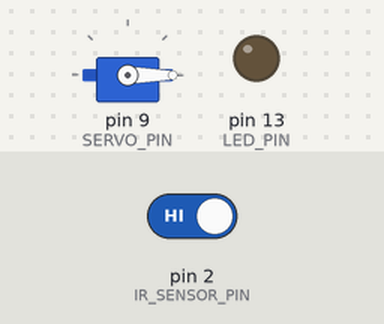
A sketch run on a simulated Arduino Uno, built with avr-gcc and run on an emulated ATmega328P. Shown: servo, output pins drawn as LEDs (lit = HIGH). The inputs (shaded band) are chosen by the test bench; at power-on: pin 2 (IR_SENSOR_PIN) HIGH. What the sketch prints to the serial monitor is not drawn.

Above: at 1.2 s.
1.3 s: pin 2 (IR_SENSOR_PIN) driven LOW
At 2.0 s:
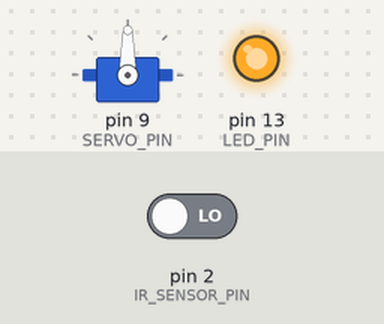
Timing chart, 0 to 8.0 s (numbered marks = the images above; inputs shaded):
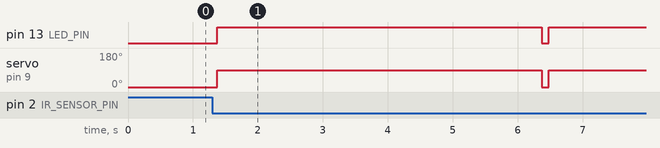

The sketch:

smart_door.ino
```cpp
/*
 * Week 11: Smart Door Automation
 *
 * System using IR proximity sensor to detect person approach,
 * trigger servo motor for door open/close, and log events via Serial.
 *
 * Components:
 *   - IR Proximity Sensor (connected to pin 2)
 *   - Servo Motor (connected to pin 9)
 *   - LED indicator (connected to pin 13)
 *
 * Wiring:
 *   IR Sensor VCC → 5V
 *   IR Sensor GND → GND
 *   IR Sensor OUT → Digital Pin 2
 *   Servo Signal  → Digital Pin 9
 *   Servo VCC     → 5V
 *   Servo GND     → GND
 *   LED Anode     → Pin 13 (via 220Ω resistor)
 *   LED Cathode   → GND
 */

#include <Servo.h>

// ── Pin Definitions ──────────────────────────────────────────
#define IR_SENSOR_PIN   2
#define SERVO_PIN       9
#define LED_PIN         13

// ── Configuration ────────────────────────────────────────────
#define DOOR_OPEN_ANGLE   90    // Servo angle for open door
#define DOOR_CLOSED_ANGLE 0     // Servo angle for closed door
#define DOOR_OPEN_TIME    5000  // Keep door open for 5 seconds (ms)
#define DEBOUNCE_DELAY    500   // Debounce delay (ms)

Servo doorServo;
bool doorOpen = false;
unsigned long lastTriggerTime = 0;
int eventCount = 0;

void setup() {
    Serial.begin(9600);
    Serial.println("=== Smart Door Automation System ===");
    Serial.println("Initializing...");

    pinMode(IR_SENSOR_PIN, INPUT);
    pinMode(LED_PIN, OUTPUT);

    doorServo.attach(SERVO_PIN);
    doorServo.write(DOOR_CLOSED_ANGLE);
    digitalWrite(LED_PIN, LOW);

    Serial.println("System ready. Monitoring for approach...");
    Serial.println("------------------------------------");
}

void loop() {
    int sensorValue = digitalRead(IR_SENSOR_PIN);
    unsigned long currentTime = millis();

    // IR sensor: LOW = object detected (active-low for most IR modules)
    if (sensorValue == LOW && !doorOpen && (currentTime - lastTriggerTime > DEBOUNCE_DELAY)) {
        // Person detected — open door
        eventCount++;
        doorOpen = true;
        lastTriggerTime = currentTime;

        Serial.print("[EVENT #");
        Serial.print(eventCount);
        Serial.print("] Person detected at ");
        Serial.print(currentTime / 1000);
        Serial.println("s — Opening door.");

        doorServo.write(DOOR_OPEN_ANGLE);
        digitalWrite(LED_PIN, HIGH);

        // Keep door open for configured time
        delay(DOOR_OPEN_TIME);

        // Close door
        doorServo.write(DOOR_CLOSED_ANGLE);
        digitalWrite(LED_PIN, LOW);
        doorOpen = false;

        Serial.print("[EVENT #");
        Serial.print(eventCount);
        Serial.println("] Door closed.");
        Serial.println("------------------------------------");
    }

    delay(100); // Small polling delay
}
```

Measured:
- after the input at 1.3 s, pin 13 (LED_PIN): LOW → HIGH after 0.07 s, → LOW 5.0 s later, → HIGH 0.10 s later; servo on pin 9 (SERVO_PIN): 0° → 90° after 0.07 s, → 0° 5.0 s later, → 90° 0.10 s later
